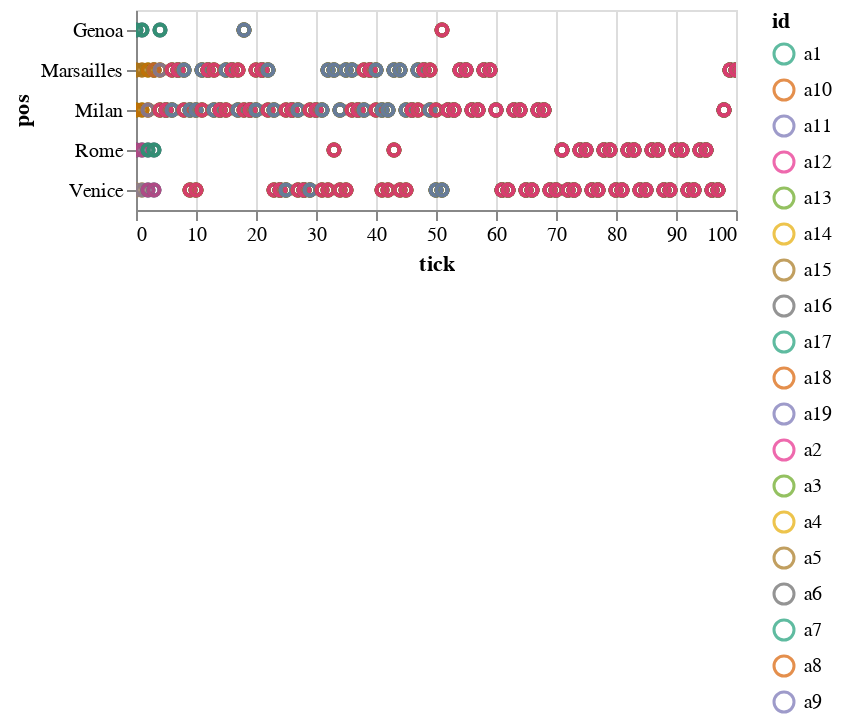

Write notebook code for a chart like this one.
### Code cell
def plot_agent_locations(agents: pl.DataFrame):
    base = alt.Chart(agents).encode(
        x='tick:Q',
        y='pos:N',
        color=alt.Color('id:O').scale(scheme='dark2'),
    )
    return base.mark_point().interactive()
plot_agent_locations(agents)

### Figure 1 — Vega-Lite specification as saved in the notebook (floating-point values rounded to 4 significant figures; data arrays with more than 128 entries replaced by an {"elided": "..."} marker saying what was removed)
{"config": {"view": {"continuousWidth": 300, "continuousHeight": 300}}, "data": {"name": "data-6d55ae19281d3630afb80a851cb90f09"}, "mark": {"type": "point"}, "encoding": {"color": {"field": "id", "scale": {"scheme": "dark2"}, "type": "ordinal"}, "x": {"field": "tick", "type": "quantitative"}, "y": {"field": "pos", "type": "nominal"}}, "params": [{"name": "param_2", "select": {"type": "interval", "encodings": ["x", "y"]}, "bind": "scales"}], "$schema": "https://vega.github.io/schema/vega-lite/v5.8.0.json", "datasets": {"data-6d55ae19281d3630afb80a851cb90f09": {"elided": "1919 records"}}}
